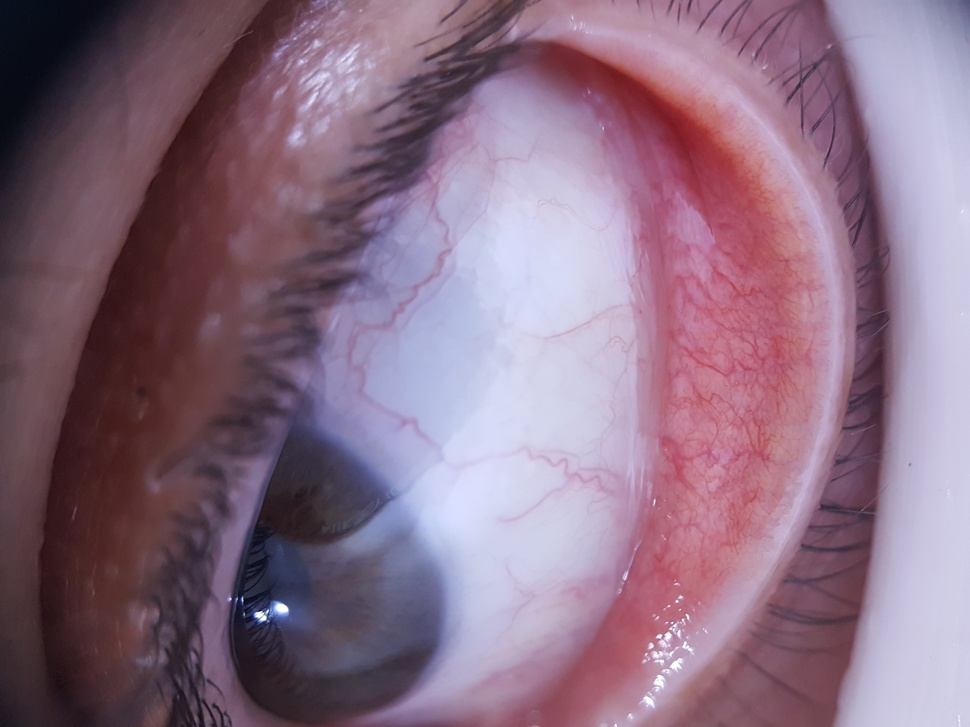
#> input picture dataset/T_10_20190607_075451.jpg, 970 x 727 px, shrunk from 3984 x 2988 before the run; its folder holds only this picture in this run
$ python segmentation_2_working.py
#> lines starting #> are read from the running program, lines starting #| are printed output that depends on the picture; after the words box and inside, x2 and y2 are one past the last pixel; in counts of white or black regions, pixels touching at a corner belong together
#> further down, image is the input picture: shape (727, 970, 3); mean R, G, B 137.8, 110.5, 130.5
import os
import skimage.io as io
import skimage.filters as filters
import skimage.segmentation as seg
import skimage.color as color
import cv2
import numpy as np

def segmentation_congiuntiva(image):
    # Converti l'immagine in spazio colore Lab
    lab_image = color.rgb2lab(image)
#> lab_image: shape (727, 970, 3) float64; mean of channels 0, 1, 2 49.2, 15, -6.1

    # Estrai il canale a* (che rappresenta la differenza tra rosso e verde)
    a_channel = lab_image[:, :, 1]
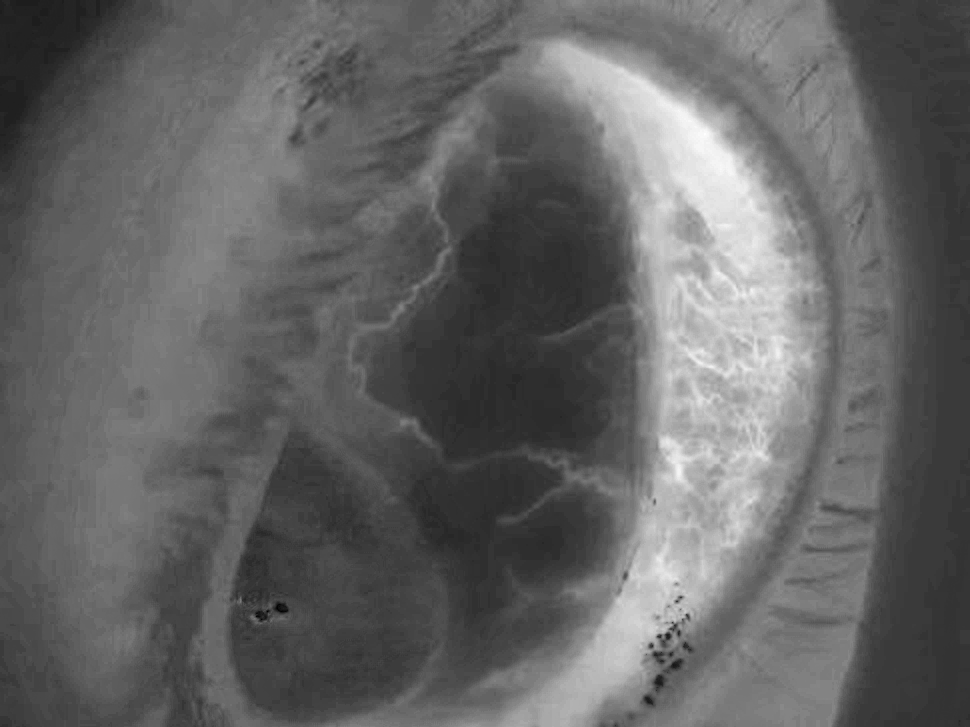
#> a_channel: shape (727, 970) float64; min -5.84, max 46.61, mean 15; drawn with min black and max white

    # Applica la sogliatura adattiva sul canale a*
    thresh = filters.threshold_li(a_channel)
#> thresh = 15.01

    # Trova i contorni nella maschera binaria
    contours, _ = cv2.findContours((a_channel > thresh).astype(np.uint8), cv2.RETR_EXTERNAL, cv2.CHAIN_APPROX_SIMPLE)
#> contours = 268 contours, 231 with area under 20; largest, box (x1, y1, x2, y2) and area: (318, 0, 898, 727) 214217, (44, 0, 402, 674) 96812, (204, 552, 260, 727) 2855, (438, 0, 496, 36) 860, (346, 284, 421, 383) 641

    # Trova il contorno più grande
    largest_contour = max(contours, key=cv2.contourArea)
#> largest_contour = contour of 1797 points, box (x1, y1, x2, y2) (318, 0, 898, 727), area 214217

    # Crea una maschera vuota delle stesse dimensioni dell'immagine originale
    mask = np.zeros_like(image, dtype=np.uint8)

    # Disegna il contorno sulla maschera
    cv2.drawContours(mask, [largest_contour], -1, (255, 255, 255), thickness=cv2.FILLED)
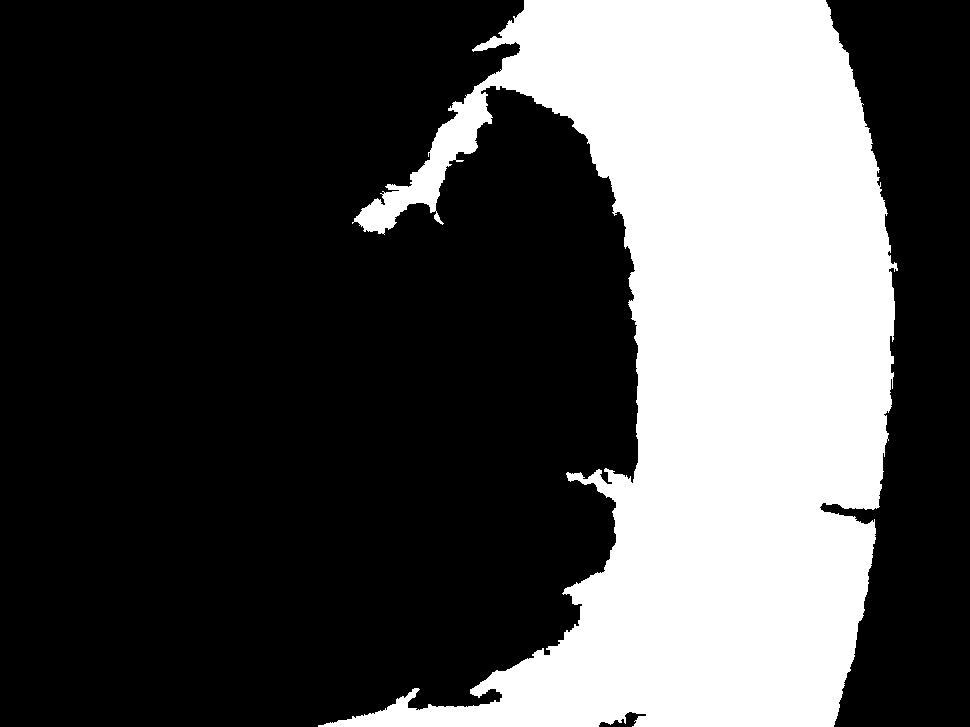
#> mask: shape (727, 970, 3); 30.7% white; 1 white region, box (x1, y1, x2, y2) and area: (318, 0, 898, 727) 216227

    # Usa np.where per ottenere l'immagine con la congiuntiva e il resto dell'immagine
    congiuntiva_region = np.where(mask > 0, image, 0)
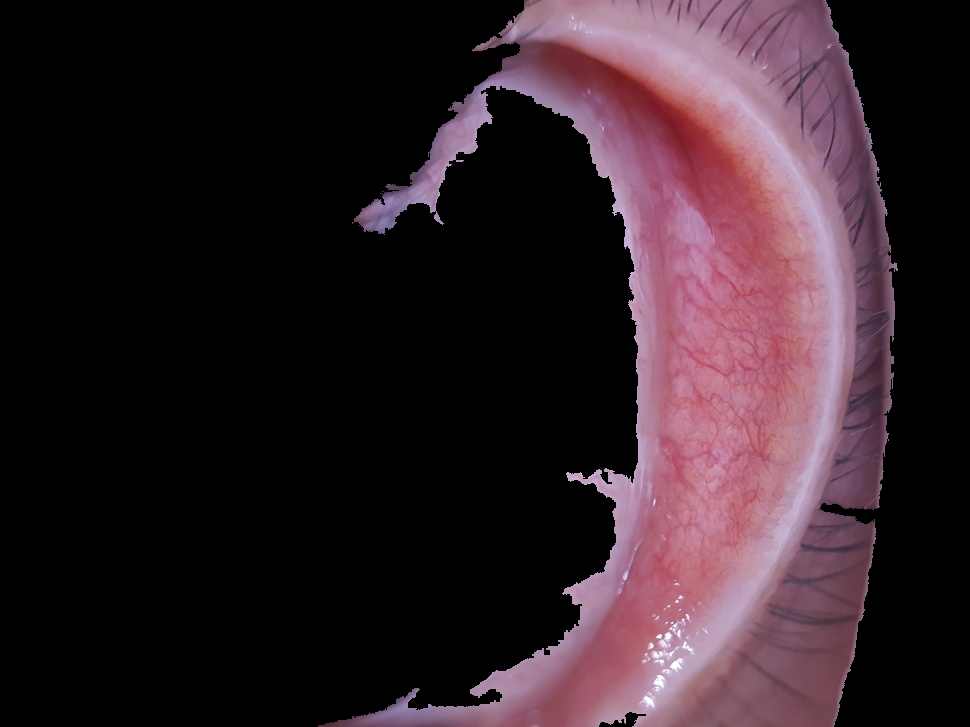
#> congiuntiva_region: shape (727, 970, 3); mean of channels 0, 1, 2 48.9, 32.8, 39.5; drawn as R, G, B

    # Visualizza l'immagine originale e la parte della congiuntiva
    io.imshow_collection([image, congiuntiva_region])
    io.show()
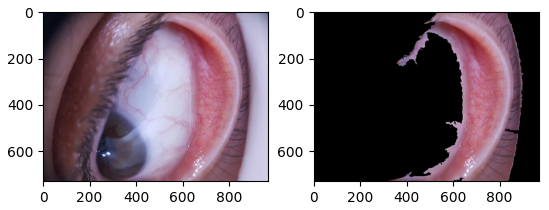
#> figure drawn by matplotlib, 2 panels

script_directory = os.path.dirname(os.path.abspath(__file__))
image_folder_path = os.path.join(script_directory, 'dataset')

for filename in os.listdir(image_folder_path):
    if filename.endswith('.jpg') or filename.endswith('.png'):
        image_path = os.path.join(image_folder_path, filename)
        image = io.imread(image_path)
        segmentation_congiuntiva(image)

$ run again, on dataset/T_14_20190607_083121.jpg
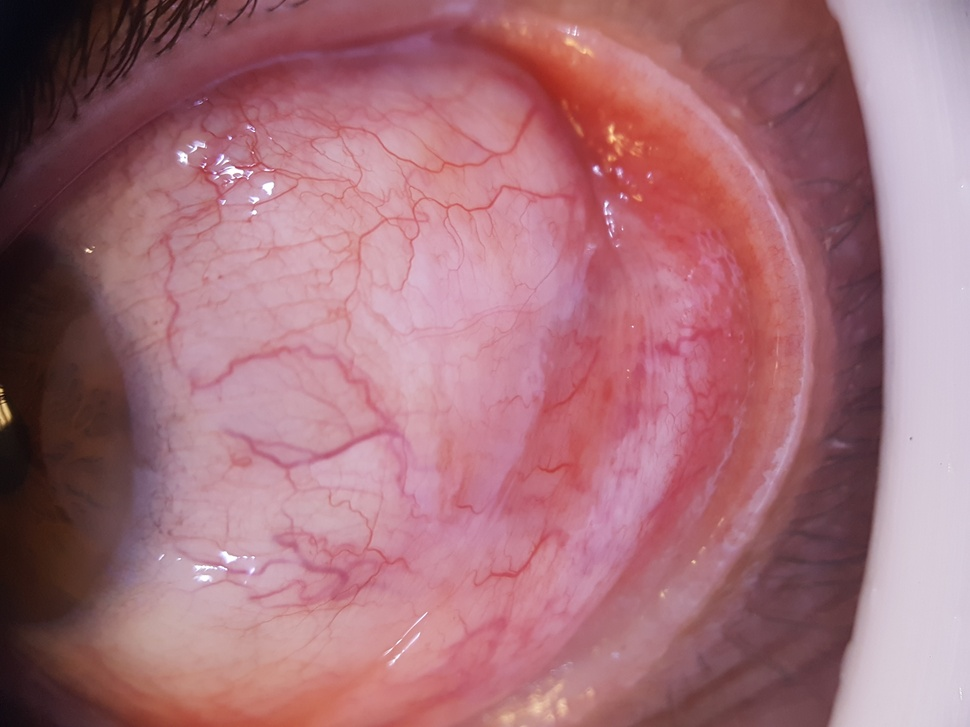
#> input picture dataset/T_14_20190607_083121.jpg, 970 x 727 px, shrunk from 3984 x 2988 before the run
#> image is the input picture: shape (727, 970, 3); mean R, G, B 165.1, 112.3, 121.9
#> lab_image: shape (727, 970, 3) float64; mean of channels 0, 1, 2 52.6, 22.5, 3.9
#> thresh = 20.83
#> contours = 160 contours, 135 with area under 20; largest, box (x1, y1, x2, y2) and area: (58, 0, 876, 727) 392731, (254, 242, 310, 261) 370, (369, 311, 407, 336) 144, (312, 486, 344, 505) 122, (742, 590, 756, 604) 112
#> largest_contour = contour of 4227 points, box (x1, y1, x2, y2) (58, 0, 876, 727), area 392731
#> in segmentation_congiuntiva, `cv2.drawContours(mask, [largest_contour], -1, (255, 255, 255), thickne..`:
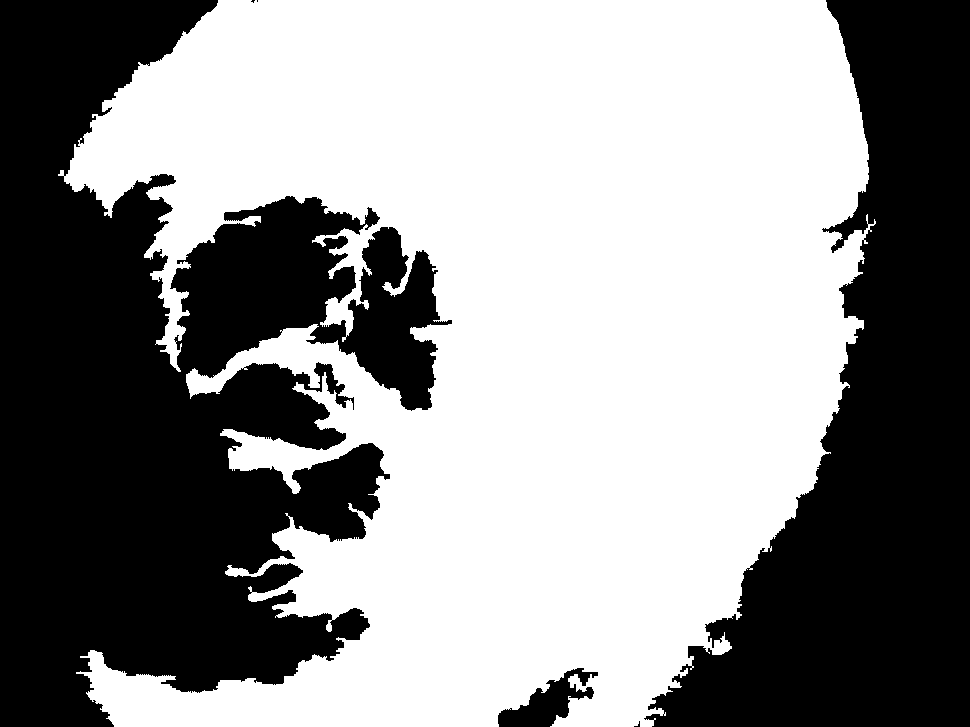
#> mask: shape (727, 970, 3); 56.3% white; 6 black regions (3 under 20 px), largest, box (x1, y1, x2, y2) and area: (0, 0, 452, 727) 188281, (644, 0, 970, 727) 117457, (498, 668, 598, 727) 2535
#> in segmentation_congiuntiva, `io.show()`:
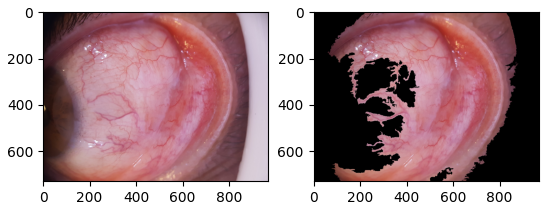
#> figure drawn by matplotlib, 2 panels

$ run again, on dataset/T_15_20190608_075438.jpg
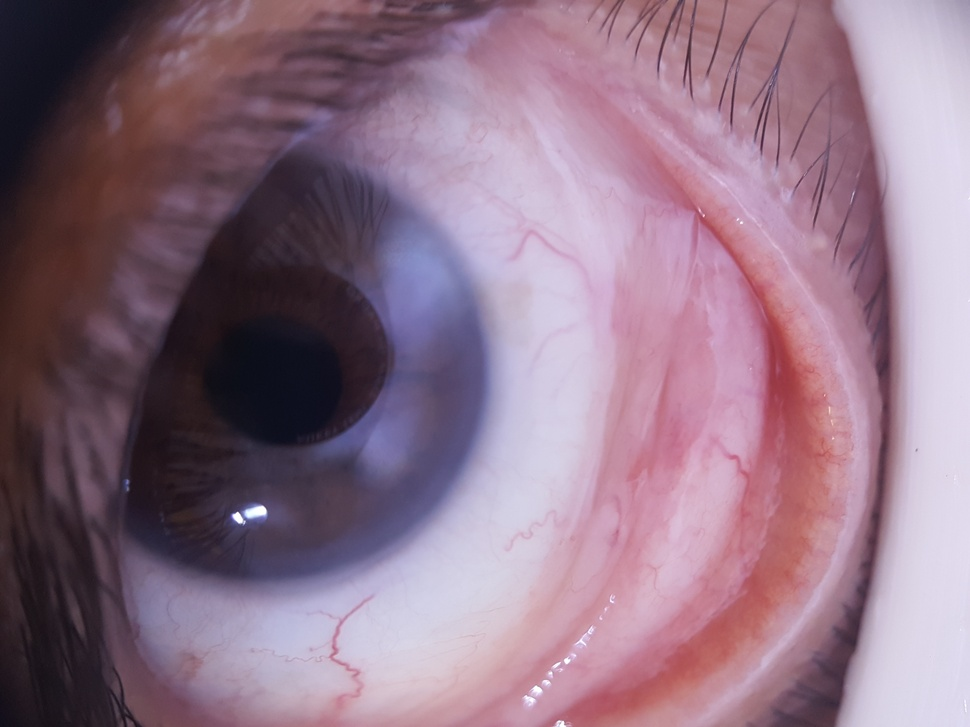
#> input picture dataset/T_15_20190608_075438.jpg, 970 x 727 px, shrunk from 3984 x 2988 before the run
#> image is the input picture: shape (727, 970, 3); mean R, G, B 142.8, 115.1, 133.6
#> lab_image: shape (727, 970, 3) float64; mean of channels 0, 1, 2 50.6, 14.5, -5.7
#> thresh = 14.62
#> contours = 185 contours, 166 with area under 20; largest, box (x1, y1, x2, y2) and area: (26, 0, 901, 727) 306232, (348, 380, 418, 459) 2460, (374, 286, 440, 362) 2204, (116, 264, 150, 298) 388, (144, 290, 171, 311) 178
#> largest_contour = contour of 3238 points, box (x1, y1, x2, y2) (26, 0, 901, 727), area 306232
#> in segmentation_congiuntiva, `cv2.drawContours(mask, [largest_contour], -1, (255, 255, 255), thickne..`:
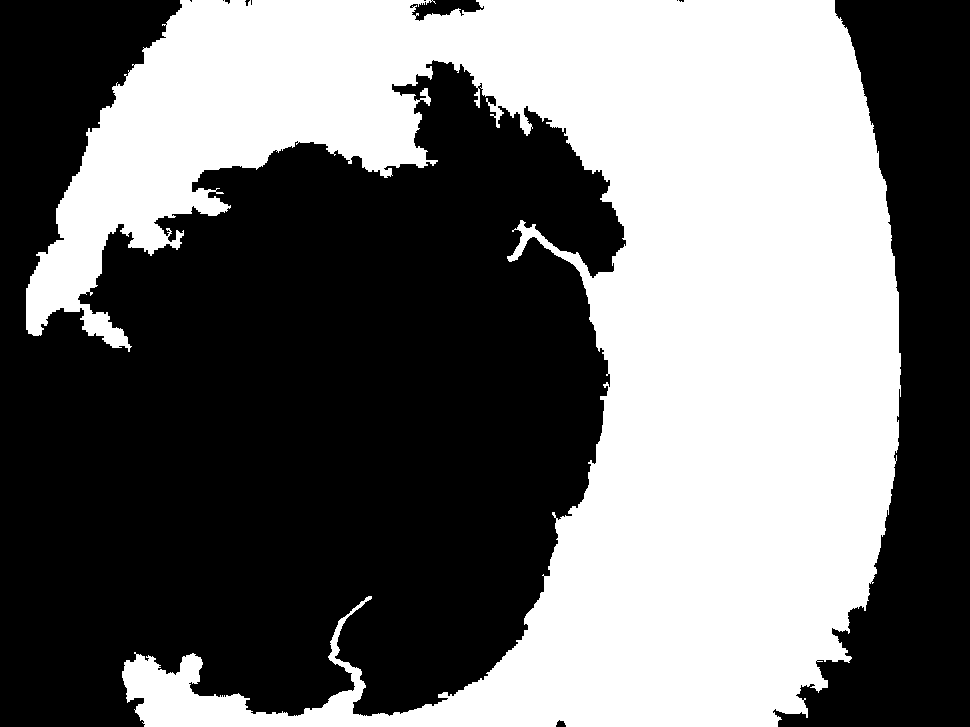
#> mask: shape (727, 970, 3); 43.9% white; 1 white region, box (x1, y1, x2, y2) and area: (26, 0, 901, 727) 309730
#> in segmentation_congiuntiva, `io.show()`:
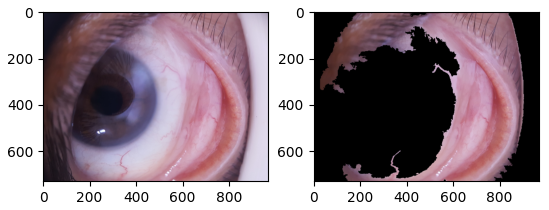
#> figure drawn by matplotlib, 2 panels

$ run again, on dataset/T_16_20190608_075548.jpg
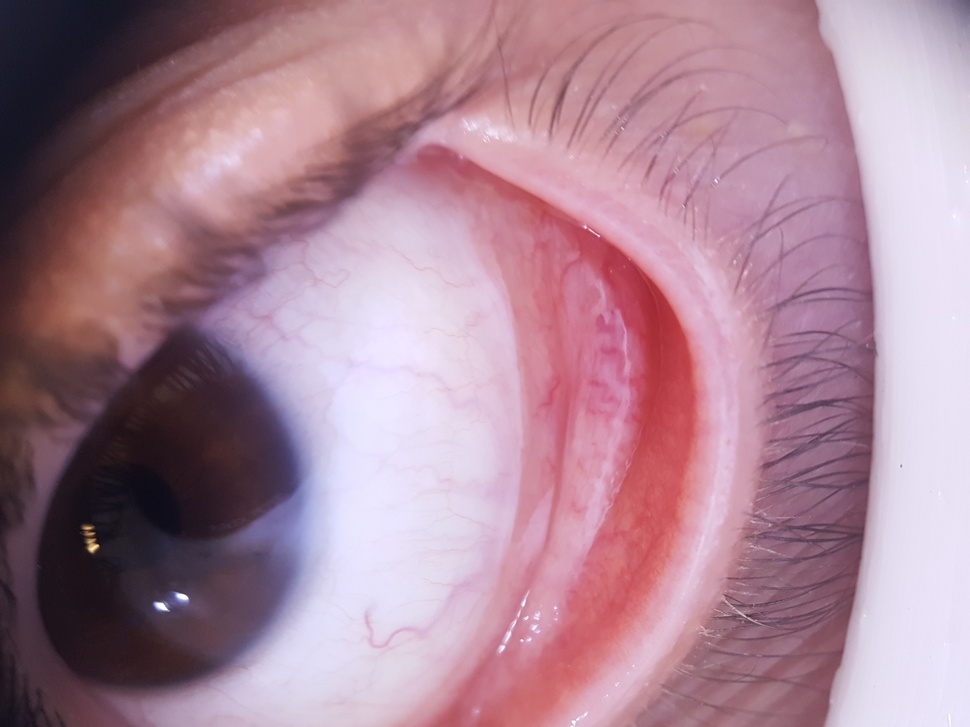
#> input picture dataset/T_16_20190608_075548.jpg, 970 x 727 px, shrunk from 3984 x 2988 before the run
#> image is the input picture: shape (727, 970, 3); mean R, G, B 169.5, 132.7, 148.8
#> lab_image: shape (727, 970, 3) float64; mean of channels 0, 1, 2 58.5, 17.2, -2.6
#> thresh = 15.28
#> contours = 101 contours, 88 with area under 20; largest, box (x1, y1, x2, y2) and area: (4, 0, 877, 727) 385150, (62, 680, 191, 727) 3161, (0, 388, 83, 495) 2807, (252, 485, 298, 528) 408, (262, 390, 290, 433) 236
#> largest_contour = contour of 1707 points, box (x1, y1, x2, y2) (4, 0, 877, 727), area 385150
#> in segmentation_congiuntiva, `cv2.drawContours(mask, [largest_contour], -1, (255, 255, 255), thickne..`:
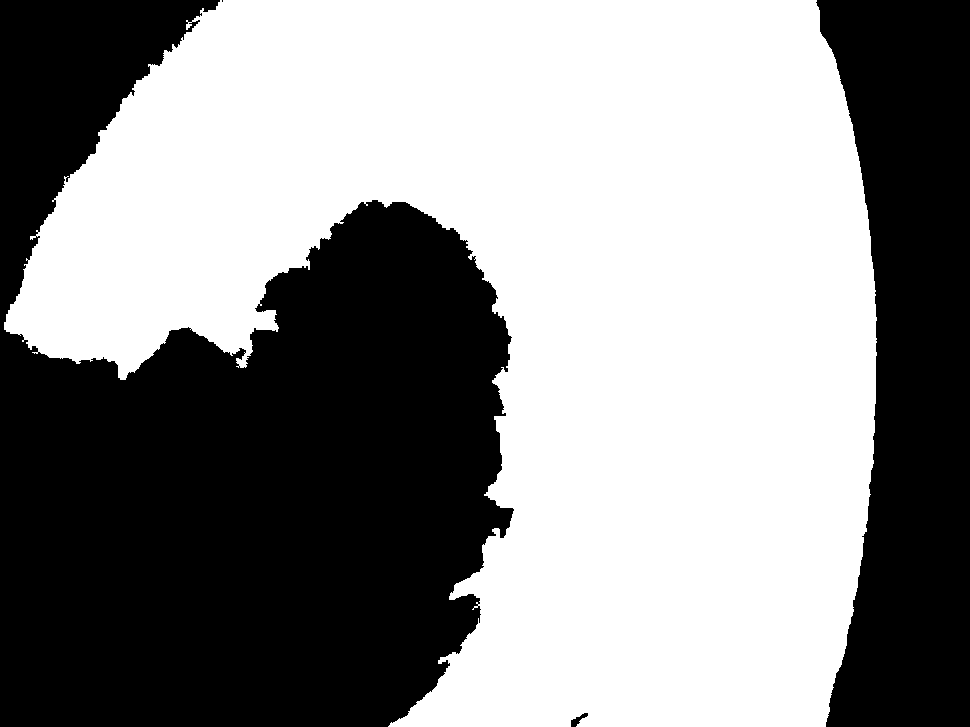
#> mask: shape (727, 970, 3); 54.9% white; 4 black regions (1 under 20 px), largest, box (x1, y1, x2, y2) and area: (0, 0, 514, 727) 236492, (816, 0, 970, 727) 81414, (571, 713, 588, 727) 98
#> in segmentation_congiuntiva, `io.show()`:
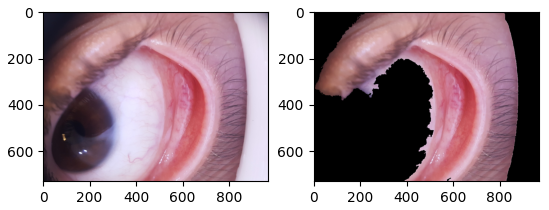
#> figure drawn by matplotlib, 2 panels

$ run again, on dataset/T_11_20190607_080138.jpg
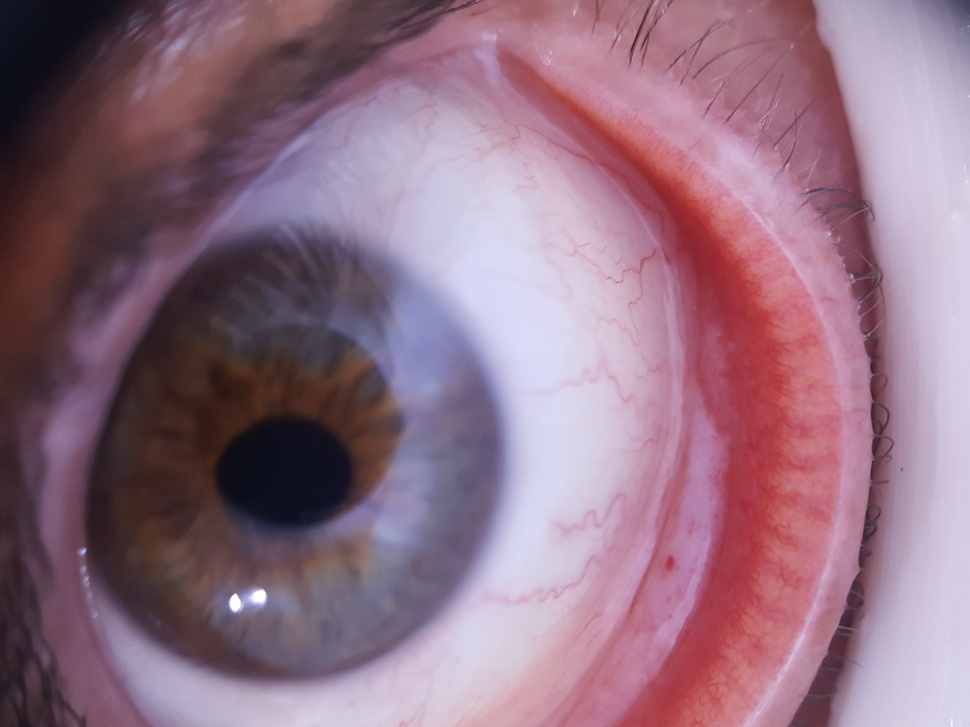
#> input picture dataset/T_11_20190607_080138.jpg, 970 x 727 px, shrunk from 3984 x 2988 before the run
#> image is the input picture: shape (727, 970, 3); mean R, G, B 145.2, 112.2, 130.2
#> lab_image: shape (727, 970, 3) float64; mean of channels 0, 1, 2 50.5, 16.5, -3.9
#> thresh = 17.7
#> contours = 122 contours, 113 with area under 20; largest, box (x1, y1, x2, y2) and area: (262, 0, 895, 727) 215248, (40, 178, 255, 727) 18864, (100, 0, 330, 170) 14571, (0, 204, 70, 312) 3590, (240, 145, 282, 172) 513
#> largest_contour = contour of 1707 points, box (x1, y1, x2, y2) (262, 0, 895, 727), area 215248
#> mask: shape (727, 970, 3); 30.8% white; 1 white region, box (x1, y1, x2, y2) and area: (262, 0, 895, 727) 217030
#> in segmentation_congiuntiva, `io.show()`:
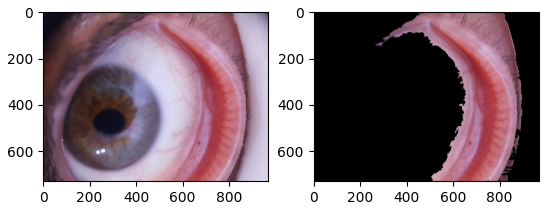
#> figure drawn by matplotlib, 2 panels
